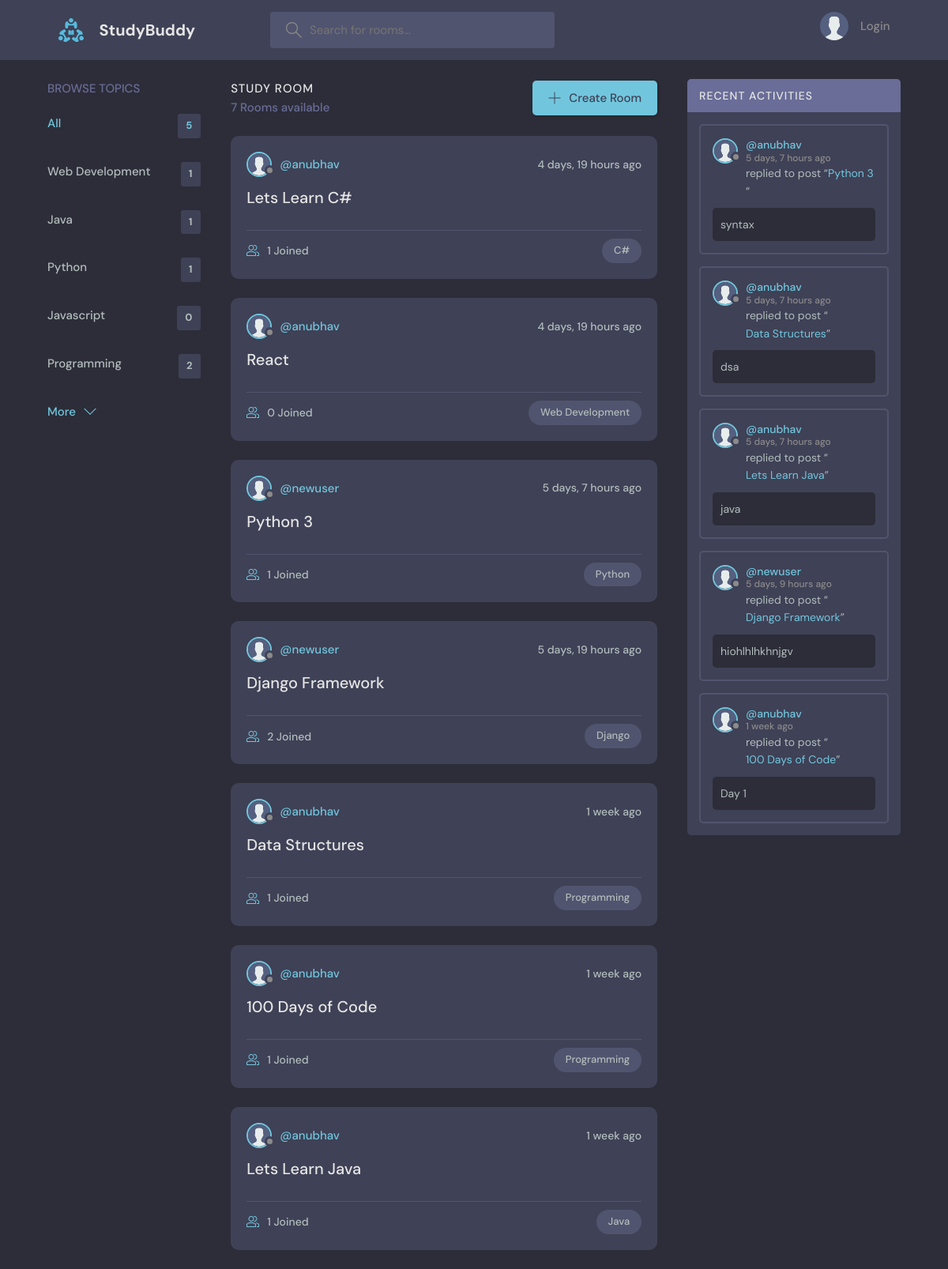
The page / on the database its author committed.
### base/models.py (models this page shows, shortened)
class Topic(models.Model):
    name = models.CharField(max_length=200)

class Room(models.Model):
    host = models.ForeignKey(User, on_delete=models.SET_NULL, null=True)
    topic = models.ForeignKey(Topic, on_delete=models.SET_NULL, null=True)
    name = models.CharField(max_length=200)
    description = models.TextField(null=True, blank=True)
    participants = models.ManyToManyField(
        User, related_name='participants', blank=True)
    updated = models.DateTimeField(auto_now=True)
    created = models.DateTimeField(auto_now_add=True)
    class Meta:
        ordering = ['-updated','-created']

class Message(models.Model):
    user = models.ForeignKey(User,on_delete=models.CASCADE)
    room = models.ForeignKey(Room, on_delete=models.CASCADE)
    body = models.TextField()
    updated = models.DateTimeField(auto_now=True)
    created = models.DateTimeField(auto_now_add=True)
    class Meta:
        ordering = ['-updated','-created']

### base/views.py (the view)
# urls.py: path('', views.home, name="home"),
def home(request):
    q = request.GET.get('q') if request.GET.get('q')!= None else ''
    rooms = Room.objects.filter(
        Q(topic__name__icontains=q) |
        Q(name__icontains=q) |
        Q(description__icontains=q)
    )
    topics = Topic.objects.all()[0:5]
    room_count = rooms.count()
    room_messages = Message.objects.filter(Q(room__topic__name__icontains=q))
    context = {'rooms':rooms,'topics':topics,
    'room_count':room_count, 'room_messages': room_messages}
    return render(request,'base/home.html',context)

### base/templates/base/home.html (shortened to what this page needs)
{% extends 'main.html' %}
{% block content %}
    <main class="layout layout--3">
      <div class="container">
        {% include 'base/topics_component.html' %}
        <div class="roomList">
          <div class="roomList__header">
            <div>
              <h2>Study Room</h2>
              <p>{{room_count}} Rooms available</p>
            </div>
            <a class="btn btn--main" href="{% url 'create-room' %}">
              <svg version="1.1" xmlns="http://www.w3.org/2000/svg" width="32" height="32" viewBox="0 0 32 32">
                <title>add</title>
                <path
                  d="M16.943 0.943h-1.885v14.115h-14.115v1.885h14.115v14.115h1.885v-14.115h14.115v-1.885h-14.115v-14.115z">
                </path>
              </svg>
              Create Room
            </a>
          </div>
        {% include 'base/feed_component.html' %}
        </div>
        {% include 'base/activity_component.html' %}
      </div>
    </main>
    {% endblock %}

### base/templates/base/topics_component.html
        <div class="topics">
            <div class="topics__header">
              <h2>Browse Topics</h2>
            </div>
            <ul class="topics__list">
              <li>
                <a href="{% url 'home' %}" class="active">All <span>{{topics.count}}</span></a>
              </li>
                {% for topic in topics %}
                    <li>
                    <a href="{% url 'home' %}?q={{topic.name}}">{{topic.name}}<span>{{topic.room_set.all.count}}</span></a>
                  </li>
                {% endfor %}
            </ul>
            <a class="btn btn--link" href="{% url 'topics' %}">
              More
              <svg version="1.1" xmlns="http://www.w3.org/2000/svg" width="32" height="32" viewBox="0 0 32 32">
                <title>chevron-down</title>
                <path d="M16 21l-13-13h-3l16 16 16-16h-3l-13 13z"></path>
              </svg>
            </a>
          </div>

### base/templates/base/feed_component.html (shortened to what this page needs)
{% load static %}
{% for room in rooms%}
<div class="roomListRoom">
    <div class="roomListRoom__header">
      <a href="{% url 'user-profile' room.host.id %}" class="roomListRoom__author">
        <div class="avatar avatar--small">
          <img src="{% static 'images/avatar.svg' %}" />
        </div>
        <span>@{{room.host.username}}</span>
      </a>
      <div class="roomListRoom__actions">
        <span>{{room.created|timesince}} ago</span>
      </div>
    </div>
    <div class="roomListRoom__content">
      <a href="{% url 'room' room.id %}">{{room.name}}</a>
    </div>
    <div class="roomListRoom__meta">
      <a href="{% url 'room' room.id %}" class="roomListRoom__joined">
        {{room.participants.all.count}} Joined
      </a>
      <p class="roomListRoom__topic">{{room.topic.name}}</p>
    </div>
</div>
{% endfor %}

### base/templates/base/activity_component.html (shortened to what this page needs)
{% load static %}
<div class="activities">
    <div class="activities__header">
      <h2>Recent Activities</h2>
    </div>
    {% for message in room_messages %}
    <div class="activities__box">
      <div class="activities__boxHeader roomListRoom__header">
        <a href="{% url 'user-profile' message.user.id %}" class="roomListRoom__author">
          <div class="avatar avatar--small">
            <img src="{% static 'images/avatar.svg' %}" />
          </div>
          <p>
            @{{message.user.username}}
            <span>{{message.created|timesince}} ago</span>
          </p>
        </a>
      </div>
      <div class="activities__boxContent">
        <p>replied to post “<a href="{% url 'room' message.room.id %}">{{message.room.name}}</a>”</p>
        <div class="activities__boxRoomContent">
          {{message.body}}
        </div>
      </div>
    </div>
    {% endfor %}
  </div>

### rows shown on the page
Topic: name "Web Development", room_set.all.count "1"
Topic: name "Java", room_set.all.count "1"
Topic: name "Python", room_set.all.count "1"
Topic: name "Javascript", room_set.all.count "0"
Topic: name "Programming", room_set.all.count "2"
Room: host.username "anubhav", created "4 days, 19 hours", name "Lets Learn C#", participants.all.count "1", topic.name "C#"
Room: host.username "anubhav", created "4 days, 19 hours", name "React", participants.all.count "0", topic.name "Web Development"
Room: host.username "newuser", created "5 days, 7 hours", name "Python 3", participants.all.count "1", topic.name "Python"
Room: host.username "newuser", created "5 days, 19 hours", name "Django Framework", participants.all.count "2", topic.name "Django"
Room: host.username "anubhav", created "1 week", name "Data Structures", participants.all.count "1", topic.name "Programming"
Room: host.username "anubhav", created "1 week", name "100 Days of Code", participants.all.count "1", topic.name "Programming"
Room: host.username "anubhav", created "1 week", name "Lets Learn Java", participants.all.count "1", topic.name "Java"
Message: user.username "anubhav", created "5 days, 7 hours", room.name "Python 3", body "syntax"
Message: user.username "anubhav", created "5 days, 7 hours", room.name "Data Structures", body "dsa"
Message: user.username "anubhav", created "5 days, 7 hours", room.name "Lets Learn Java", body "java"
Message: user.username "newuser", created "5 days, 9 hours", room.name "Django Framework", body "hiohlhlhkhnjgv"
Message: user.username "anubhav", created "1 week", room.name "100 Days of Code", body "Day 1"

### other values the page prints
{{ topics.count }} "5"
{{ room_count }} "7"
